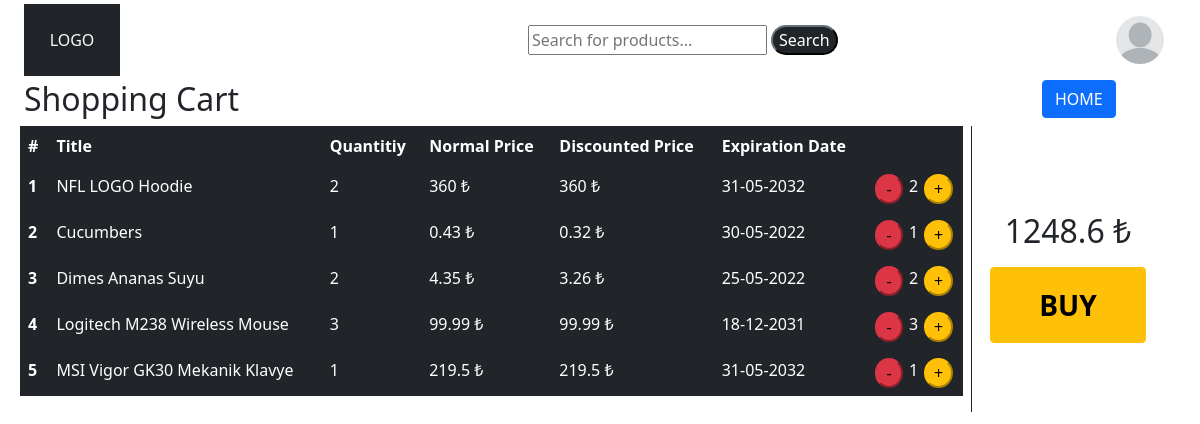
Page /cart.php on the earlier database version.
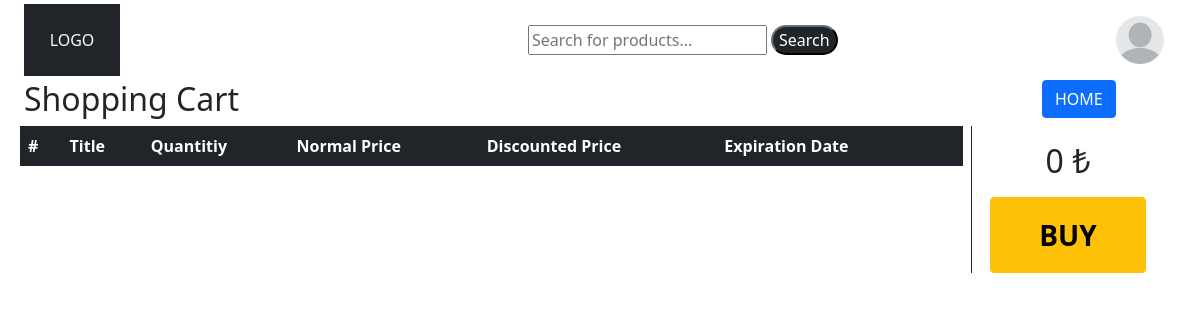
Same page on the later database version.
### tables this page shows
CREATE TABLE `Cart` (
  `id` int(3) NOT NULL,
  `title` varchar(100) NOT NULL,
  `count` int(3) NOT NULL,
  `normalPrice` decimal(5,2) NOT NULL,
  `expirationDate` date NOT NULL,
  `expirationImage` varchar(100) NOT NULL
);

CREATE TABLE `Products` (
  `id` int(4) NOT NULL,
  `title` varchar(100) NOT NULL,
  `stock` int(7) NOT NULL,
  `normalPrice` decimal(5,2) NOT NULL,
  `expirationDate` date NOT NULL,
  `expirationImage` varchar(100) DEFAULT NULL
);

### db.php (called while the page is built, shortened)
<?php
    $dsn = 'mysql:host=localhost;dbname=CTIS256_PROJECT;charset=utf8mb4' ;
    $user = 'root' ;
    $pass = 'root' ;
    try {
        $db = new PDO($dsn, $user, $pass) ;
    } catch (Exception $ex) {
        echo '<p>DB Connect Error : ' . $ex->getMessage() . '</p>' ;
        exit;
    }
    function getDiscountedPrice($id) {
        global $db;
        $item = $db->query("SELECT * from Products where id=$id")->fetch();
        $dayDiff = (new DateTime())->diff(new DateTime($item["expirationDate"]))->days;
        if ($dayDiff <= 50) {
            $discountedPrice = $item["normalPrice"] * 0.75;
        } else {
            $discountedPrice = $item["normalPrice"];
        }
        return round($discountedPrice, 2);
    }

### cart.php (the view, shortened to what this page needs)
<?php
    require_once "db.php";
    $Cart = $db->query("select * from Cart")->fetchAll(PDO::FETCH_ASSOC);
    $i = 1;
    $total = 0;
?>
<!DOCTYPE html>
<html lang="en">
<head>
    <link href="https://cdn.jsdelivr.net/npm/bootstrap@5.1.3/dist/css/bootstrap.min.css" rel="stylesheet">
</head>
<body>
    <div class="container-fluid mx-auto row my-1 justify-content-between">
        <div class="p-4 bg-dark col-1 border-danger text-light text-center">
            LOGO
        </div>
        <form class="col-2 align-self-center d-flex">
            <input type="search" name="search" placeholder="Search for products...">
            <button type="submit" class="mx-1 rounded-pill btn-dark">Search</button>
        </form>
        <div class="row col-1 align-self-center">
            <button type="button" class="btn bg-transparent border-0"><img class="rounded-circle img-fluid" src="assets/img/blank-profile-picture-973460.svg"></button>
        </div>
    </div>
    <div class="row container-fluid">
        <div class="d-flex justify-content-between">
            <h2>Shopping Cart</h2>
            <a class="col-1 mx-3 " href="customerHome.php"><button type="button" class="btn btn-primary mb-2">HOME</button></a>
        </div>
    </div>
    <div class="row container-fluid">
        <div class="col-10 px-2 border-end border-dark">
            <table class="table table-dark table-borderless">
                <tr>
                    <th scope="col">#</th>
                    <th scope="col">Title</th>
                    <th scope="col">Quantitiy</th>
                    <th scope="col">Normal Price</th>
                    <th scope="col">Discounted Price</th>
                    <th scope="col">Expiration Date</th>
                    <th scope="col"></th>
                </tr>
                <?php foreach($Cart as $product): ?>
                    <?php
                        $date = new DateTime($product["expirationDate"]);
                        $date = $date->format('d-m-Y');
                        $total += $product["normalPrice"] * $product["count"];
                    ?>
                    <tr>
                        <th scope="row"><?= $i++ ?></th>
                        <td><?= $product["title"] ?></td>
                        <td><?= $product["count"] ?></td>
                        <td><?= round($product["normalPrice"], 2) ?> ₺</td>
                        <td><?= getDiscountedPrice($product["id"]) ?> ₺</td>
                        <td><?= $date?></td>
                        <td class="d-flex justify-content-evenly">
                            <a href="?del=<?=$product["id"]?>"><button type="button" class="btn-danger text-black rounded-circle px-c">-</button></a>
                            <span class="mx-1"><?= $product["count"] ?></span>
                            <a href="?add=<?=$product["id"]?>"><button type="button" class="btn-warning rounded-circle px-2">+</button></a>
                        </td>
                    </tr>
                <?php endforeach; ?>
            </table>
        </div>
        <div class="col-2 d-flex flex-column justify-content-center align-items-center">
            <h2 class="my-3"> <?= $total ?> ₺</h2>
            <button type="button" class="btn p-3 px-5 btn-warning fs-3 fw-bold">BUY</button>
        </div>
    </div>
</body>
</html>

### cart.php (style rules this page uses)
.px-c { padding-right: 0.6rem!important; padding-left: 0.6rem!important; }

Differences in the rows shown:
removed cart: title "NFL LOGO Hoodie", count "2", normalPrice "360", id.normalPrice "360", expirationDate "31-05-2032"
removed cart: title "Cucumbers", count "1", normalPrice "0.43", id.normalPrice "0.32", expirationDate "30-05-2022"
removed cart: title "Dimes Ananas Suyu", count "2", normalPrice "4.35", id.normalPrice "3.26", expirationDate "25-05-2022"
removed cart: title "Logitech M238 Wireless Mouse", count "3", normalPrice "99.99", id.normalPrice "99.99", expirationDate "18-12-2031"
removed cart: title "MSI Vigor GK30 Mekanik Klavye", count "1", normalPrice "219.5", id.normalPrice "219.5", expirationDate "31-05-2032"
Other differences:
$total: "1248.6" → "0"
